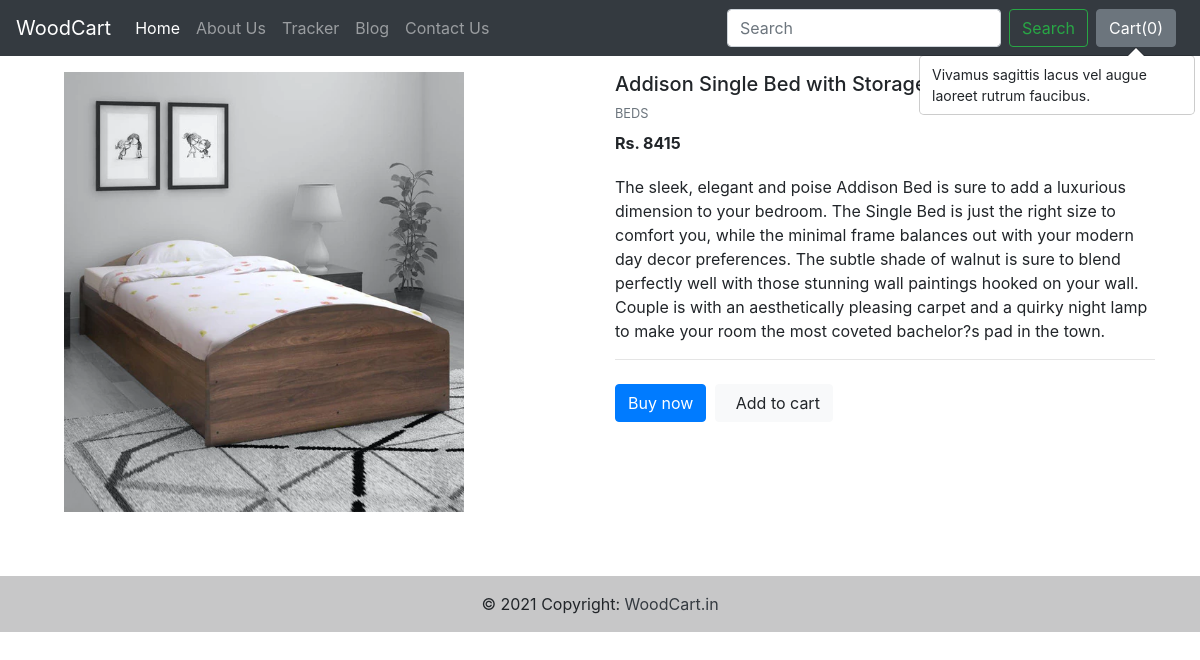
/products/6, run on the app's committed database.
### shop/models.py (models this page shows, shortened)
class Product(models.Model):
    product_id = models.AutoField
    product_name = models.CharField(max_length=50)
    category = models.CharField(max_length=50, default='')
    subcategory = models.CharField(max_length=50, default='')
    price = models.IntegerField(default=0)
    product_desc = models.TextField()
    pub_date = models.DateField()
    image = models.ImageField(upload_to='shop/images', default='')

### shop/views.py (the view)
# urls.py: path('products/<int:pid>', views.productView, name='ProductView'),
def productView(request, pid):
    product = Product.objects.filter(id=pid)
    return render(request, 'shop/prodView.html',{'product':product[0]})

### shop/templates/shop/prodView.html (shortened to what this page needs)
{% extends 'shop/base.html' %}
{% block body %}
<div class="container my-3">
<section class="mb-5">
    <div class="row">
      <div class="col-md-6 mb-4 mb-md-0">
        <div class="mdb-lightbox">
          <div class="row product-gallery mx-1">
            <div class="col-12 mb-0">
              <figure class="view overlay rounded z-depth-1 main-img">
                <a href="/media/{{ product.image }}"
                  data-size="710x823">
                  <img src="/media/{{ product.image }}"
                    class="img-fluid z-depth-1 " height="400px" width="400px">
                </a>
              </figure>
            </div>
          </div>
        </div>
      </div>
      <div class="col-md-6">
        <h5>{{ product.product_name }}</h5>
        <p class="mb-2 text-muted text-uppercase small">{{ product.category }}</p>
        <p><span class="mr-1"><strong>Rs. {{ product.price }}</strong></span></p>
        <p class="pt-1">{{ product.product_desc }}</p>
        <hr>
        <button type="button" class="btn btn-primary btn-md mr-1 mb-2">Buy now</button>
        <button type="button" class="btn btn-light btn-md mr-1 mb-2"><i
            class="fas fa-shopping-cart pr-2"></i>Add to cart</button>
      </div>
    </div>
  </section>
  </div>
{% endblock %}

### data on the page
Product: image (picture), product_name "Addison Single Bed with Storage in Walnut Finish", category "BEDS", price "8415", product_desc "The sleek, elegant and poise Addison Bed is sure to add a luxurious dimension to your bedroom. The Single Bed is just the right size to comfort you, while the minimal frame balances out with your modern day decor preferences. The subtle shade of walnut is sure to blend perfectly well with those stunning wall paintings hooked on your wall. Couple is with an aesthetically pleasing carpet and a quirky night lamp to make your room the most coveted bachelor?s pad in the town."
